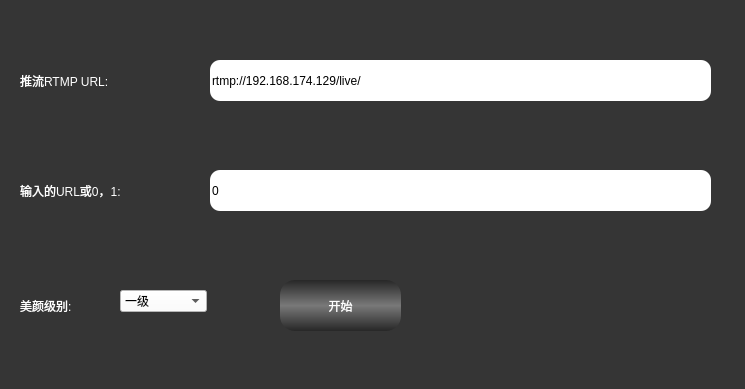
<?xml version="1.0" encoding="UTF-8"?>
<ui version="4.0">
 <class>XRtmpStreamerClass</class>
 <widget class="QWidget" name="XRtmpStreamerClass">
  <property name="geometry">
   <rect>
    <x>0</x>
    <y>0</y>
    <width>745</width>
    <height>389</height>
   </rect>
  </property>
  <property name="windowTitle">
   <string>XRtmpStreamer</string>
  </property>
  <property name="styleSheet">
   <string notr="true">QLabel
{
	color: rgb(255, 255, 255);
	font: 75 12pt &quot;黑体&quot;;
}
QWidget
{
	background-color: rgb(53, 53, 53);
}

QPushButton:hover
 { 
	background-color: qlineargradient(spread:pad, x1:0, y1:0, x2:0, y2:1, stop:0 rgba(120, 120, 120, 255), stop:0.495 rgba(39, 39, 39, 255), stop:0.505 rgba(39,39, 39, 255), stop:1 rgba(120, 120,120, 255));
 border: none;
border-radius:15px;
color: rgb(255, 255, 255);
font: 75 12pt &quot;黑体&quot;;
 }
QPushButton:!hover
 { 
	background-color: qlineargradient(spread:pad, x1:0, y1:0, x2:0, y2:1, stop:0 rgba(39, 39, 39, 255), stop:0.495 rgba(120, 120, 120, 255), stop:0.505 rgba(120,120, 120, 255), stop:1 rgba(39, 39,39, 255));
 border: none;
border-radius:15px;
color: rgb(255, 255, 255);
font: 75 12pt &quot;黑体&quot;;
 }

QLineEdit
{
border-radius:10px;
background-color: rgb(255, 255, 255);
font: 75 12pt &quot;黑体&quot;;

}
QComboBox
{
background-color: rgb(255, 255, 255);
font: 75 12pt &quot;黑体&quot;;

}
</string>
  </property>
  <widget class="QLabel" name="label">
   <property name="geometry">
    <rect>
     <x>20</x>
     <y>60</y>
     <width>131</width>
     <height>41</height>
    </rect>
   </property>
   <property name="text">
    <string>推流RTMP URL:</string>
   </property>
  </widget>
  <widget class="QLabel" name="label_2">
   <property name="geometry">
    <rect>
     <x>20</x>
     <y>170</y>
     <width>171</width>
     <height>41</height>
    </rect>
   </property>
   <property name="text">
    <string>输入的URL或0，1:</string>
   </property>
  </widget>
  <widget class="QPushButton" name="startBtn">
   <property name="geometry">
    <rect>
     <x>280</x>
     <y>280</y>
     <width>121</width>
     <height>51</height>
    </rect>
   </property>
   <property name="text">
    <string>开始</string>
   </property>
  </widget>
  <widget class="QLabel" name="label_3">
   <property name="geometry">
    <rect>
     <x>20</x>
     <y>290</y>
     <width>111</width>
     <height>31</height>
    </rect>
   </property>
   <property name="text">
    <string>美颜级别:</string>
   </property>
  </widget>
  <widget class="QComboBox" name="faceLevel">
   <property name="geometry">
    <rect>
     <x>120</x>
     <y>290</y>
     <width>87</width>
     <height>22</height>
    </rect>
   </property>
   <item>
    <property name="text">
     <string>一级</string>
    </property>
   </item>
   <item>
    <property name="text">
     <string>二级</string>
    </property>
   </item>
   <item>
    <property name="text">
     <string>三级</string>
    </property>
   </item>
  </widget>
  <widget class="QLineEdit" name="outUrl">
   <property name="geometry">
    <rect>
     <x>210</x>
     <y>60</y>
     <width>501</width>
     <height>41</height>
    </rect>
   </property>
   <property name="text">
    <string>rtmp://192.168.174.129/live/</string>
   </property>
  </widget>
  <widget class="QLineEdit" name="inUrl">
   <property name="geometry">
    <rect>
     <x>210</x>
     <y>170</y>
     <width>501</width>
     <height>41</height>
    </rect>
   </property>
   <property name="text">
    <string>0</string>
   </property>
  </widget>
 </widget>
 <layoutdefault spacing="6" margin="11"/>
 <resources>
  <include location="XRtmpStreamer.qrc"/>
 </resources>
 <connections>
  <connection>
   <sender>startBtn</sender>
   <signal>clicked()</signal>
   <receiver>XRtmpStreamerClass</receiver>
   <slot>startStream()</slot>
   <hints>
    <hint type="sourcelabel">
     <x>337</x>
     <y>308</y>
    </hint>
    <hint type="destinationlabel">
     <x>334</x>
     <y>503</y>
    </hint>
   </hints>
  </connection>
 </connections>
 <slots>
  <slot>startStream()</slot>
 </slots>
</ui>
